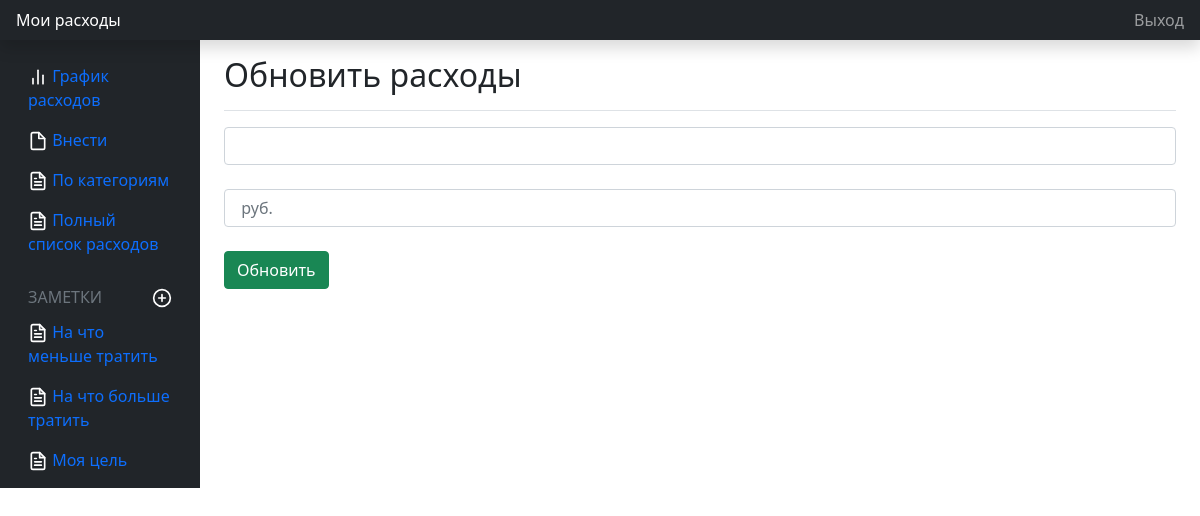
The page /refactor/22/update on the database as committed earlier.
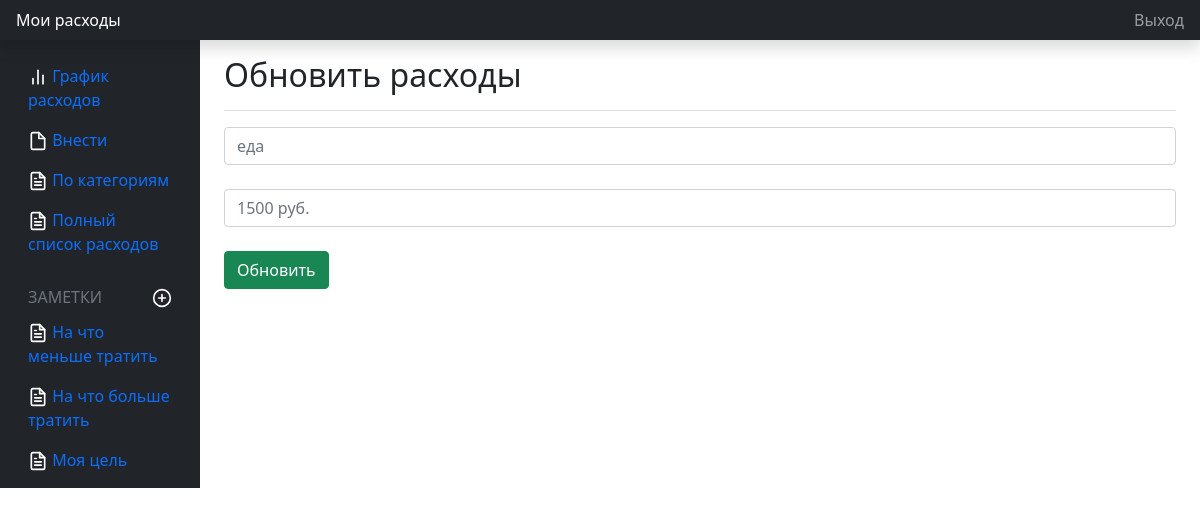
The same page on the database as committed later.
### main.py (models this page shows, shortened)
class Article(db.Model):
    id = db.Column(db.Integer, primary_key=True)
    date = db.Column(db.DateTime, default=datetime.utcnow)
    product = db.Column(db.String(50), nullable=True)
    price = db.Column(db.Integer)

### main.py (the view)
@login_required
@app.route("/refactor/<int:id>/update", methods=['POST', 'GET'])
def spending_update(id):
    article = Article.query.get(id)
    if request.method == "POST":
        article.product = request.form['product']
        article.price = request.form['price']
        try:
            db.session.commit()
            return redirect('/spending')
        except:
            return 'При редактировании траты, произошла ошибка'
    else:
        return render_template("refactor.html", article=article)

### main.py (called while the page is built)
@app.after_request
def redirect_to_signin(response):
    if response.status_code == 401:
        return redirect(url_for('/sign_in'))
    return response

### templates/refactor.html (shortened to what this page needs)
{% extends 'base.html' %}
{% block body %}
<main class="col-md-9 ms-sm-auto col-lg-10 px-md-4">
    <div class="d-flex justify-content-between flex-wrap flex-md-nowrap align-items-center pt-3 pb-2 mb-3 border-bottom">
        <h1 class="h2">Обновить расходы</h1>
    </div>
    <form method="post">
        <input type="text" name="product" id="product" class="form-control" placeholder="{{ article.product }}"><br>
        <input type="number" name="price" id="price" class="form-control" placeholder="{{article.price}} руб."><br>
        <input type="submit" class="btn btn-success" value="Обновить">
    </form>
{% endblock %}

Rows that differ between the two databases and show on the page:
added Article: product "еда", price "1500 руб."
